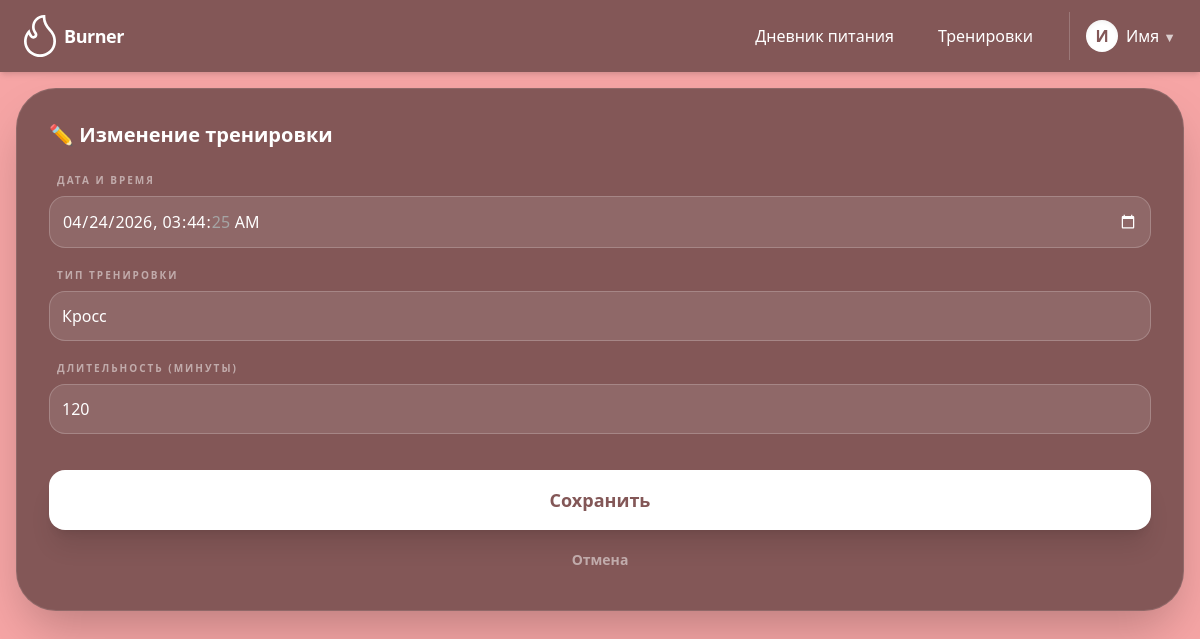
/workout/edit/1 (signed in), run on the app's committed database.
### a_profile/models.py (models this page shows, shortened)
class Profile(models.Model):
    class Male(models.TextChoices):
        MAN = "Мужской", "Мужской"
        WOMAN = (
            "Женский",
            "Женский",
        )
        NONE = "Не указан", "Не указан"
    class Goal(models.TextChoices):
        LOSS = "Сброс", "Сброс"
        MAINTANE = (
            "Поддержание",
            "Поддержание",
        )
        ADD = "Набор", "Набор"
    class Activity(models.IntegerChoices):
        SEAT = 1, "Отсутствие тренировок"
        LIGHT = 2, "1–3 тренировки в неделю"
        MID = 3, "3–5 тренировок в неделю"
        HIGH = 4, "6–7 тренировок в неделю"
        OVERHIGH = 5, "Профессиональный спорт"
    user = models.OneToOneField(User, on_delete=models.CASCADE, related_name="profile")
    f_name = models.CharField(max_length=20, blank=True, default="Имя")
    l_name = models.CharField(max_length=20, blank=True, default="Фамилия")
    email = models.EmailField( blank=True)
    male = models.CharField(max_length=20, choices=Male.choices, default=Male.NONE)
    goal = models.CharField(max_length=20, choices=Goal.choices, default=Goal.MAINTANE)
    activity = models.IntegerField(choices=Activity.choices, default=Activity.LIGHT)
    plusstatus = models.BooleanField(default=False)
    height = models.DecimalField(max_digits=4, decimal_places=1, default=0.0)
    weight = models.DecimalField(max_digits=4, decimal_places=1, default=0.0)
    dete_birth = models.DateField(null=True)
    created = models.DateTimeField(auto_now_add=True)

### a_main/models.py (models this page shows, shortened)
class Workout(models.Model):
    user = models.ForeignKey(User, on_delete=models.CASCADE, related_name='workouts')
    date = models.DateTimeField(default=timezone.now)
    type = models.CharField(max_length=50, default='Стандартная')
    duration = models.IntegerField(default=0, null=True)

### a_main/views.py (the view)
# urls.py: path('workout/edit/<int:pk>', workout_edit_view, name='workout-edit' ),
@login_required
def workout_edit_view(request, pk):
    workout = get_object_or_404(Workout, id=pk, user=request.user)
    form = WorkoutAddForm(instance=workout)
    if request.method == 'POST':
        form = WorkoutAddForm(request.POST, instance=workout)
        if form.is_valid():
            form.save()
            return redirect('workout')
    context = {
        'form': form,
        'edit_mode': True,
        'workout': workout
        }
    return render(request, 'a_main/workout_create.html', context)

### a_main/forms.py
class WorkoutAddForm(ModelForm):
    class Meta:
        model = Workout
        exclude = ['user']
        labels = {
            'date': 'Дата и время',
            'type': 'Тип тренировки',
            'duration': 'Длительность (минуты)'
        }
        widgets = {
            'date': forms.DateTimeInput(attrs={
                'type': 'datetime-local',
                'class': 'w-full bg-white/10 border border-white/20 p-3 rounded-2xl outline-none focus:ring-2 focus:ring-white/50 transition text-white [color-scheme:dark]'
            }),
            'type': forms.TextInput(attrs={
                'class': 'w-full bg-white/10 border border-white/20 p-3 rounded-2xl outline-none focus:ring-2 focus:ring-white/50 transition text-white',
                'placeholder': 'Например: Силовая, Кардио...'
            }),
            'duration': forms.NumberInput(attrs={
                'class': 'w-full bg-white/10 border border-white/20 p-3 rounded-2xl outline-none focus:ring-2 focus:ring-white/50 transition text-white',
                'placeholder': '45'
            }),
        }

### templates/a_main/workout_create.html (shortened to what this page needs)
{% extends 'base.html'%}
{% block content %}
<div class="space-y-8 p-4 block transition-opacity duration-300">
    <div class="bg-[#835757] rounded-[2.5rem] p-6 sm:p-8 text-white shadow-2xl border border-white/10">
        <h2 class="text-xl font-black mb-6 flex items-center gap-2">
            {% if edit_mode %}✏️ Изменение тренировки{% else %}✏️ Новая тренировка{% endif %}
        </h2>
        <form method="POST" class="space-y-5">
            {% for field in form %}
            <div class="flex flex-col gap-2">
                <label for="{{ field.id_for_label }}"
                    class="text-[10px] uppercase font-black opacity-50 ml-2 tracking-[0.2em]">
                    {{ field.label }}
                </label>
                {{ field }}
            </div>
            {% endfor %}
            <div class="pt-4 space-y-3">
                <button type="submit"
                    class="w-full bg-white text-[#835757] py-4 rounded-2xl font-black text-lg hover:scale-[1.02] active:scale-95 transition-all shadow-xl">
                    Сохранить
                </button>
                {% if edit_mode %}
                <a href="{% url 'workout' %}"
                    class="block text-center w-full py-2 text-sm font-bold opacity-50 hover:opacity-100 transition-opacity">
                    Отмена
                </a>
                {% endif %}
            </div>
        </form>
    </div>
</div>
{% endblock %}

### templates/includes/header.html (shortened to what this page needs)
{% load static %}
<header class="flex justify-between items-center bg-[#835757] text-white px-6 py-3 sticky top-0 z-50 shadow-md">
  <a href="/" class="flex items-center gap-2 hover:opacity-80 transition group">
    <img src="{% static 'images/logo.svg' %}" class="w-8 transition-transform group-hover:scale-110" alt="Logo">
    <h1 class="text-lg font-bold tracking-tight">Burner</h1>
  </a>
  <nav class="flex items-center gap-3">
    {% if user.is_authenticated %}
    <a href="{% url 'nutricion'  %}" class="hover:bg-[#573a3a] px-4 py-2 rounded-lg transition font-medium">Дневник
      питания</a>
    <a href="{% url 'workout' %}" class="hover:bg-[#573a3a] px-4 py-2 rounded-lg transition font-medium">Тренировки</a>
    <div class="relative group py-2 ml-2 border-l border-white/20 pl-4">
      <div class="flex items-center gap-2 cursor-pointer">
        {% if user.profile %}
        <div
          class="w-8 h-8 rounded-full bg-white text-[#835757] flex items-center justify-center font-bold shadow-inner">
          {{ user.profile.f_name.0}}
        </div>
        <span class="hidden sm:inline font-medium">{{ user.profile.f_name }} <small class="opacity-70">▼</small></span>
        {% else %}
        <div
          class="w-8 h-8 rounded-full bg-white text-[#835757] flex items-center justify-center font-bold shadow-inner">
          {{ user.username.0}}
        </div>
        <span class="hidden sm:inline font-medium">{{ user.username }} <small class="opacity-70">▼</small></span>
        {% endif %}
      </div>
        {% else %}
        <a href="{% url 'account_login' %}"
          class="bg-white/10 text-white px-4 py-2 rounded-xl font-medium hover:bg-white/20 transition">Войти</a>
        <a href="{% url 'account_signup' %}"
          class="bg-white/20 text-white px-4 py-2 rounded-xl font-bold hover:bg-white/30 transition shadow-md">Регистрация</a>
        {% endif %}
    </div>
  </nav>
</header>

### data on the page
Workout: form "04/24/2026 03:44:25" "Кросс" "120"

### other printed values
{{ user.profile.f_name.0 }} "И"
{{ user.profile.f_name }} "Имя"
{{ field.label }} "ДАТА И ВРЕМЯ" "ТИП ТРЕНИРОВКИ" "ДЛИТЕЛЬНОСТЬ (МИНУТЫ)"
